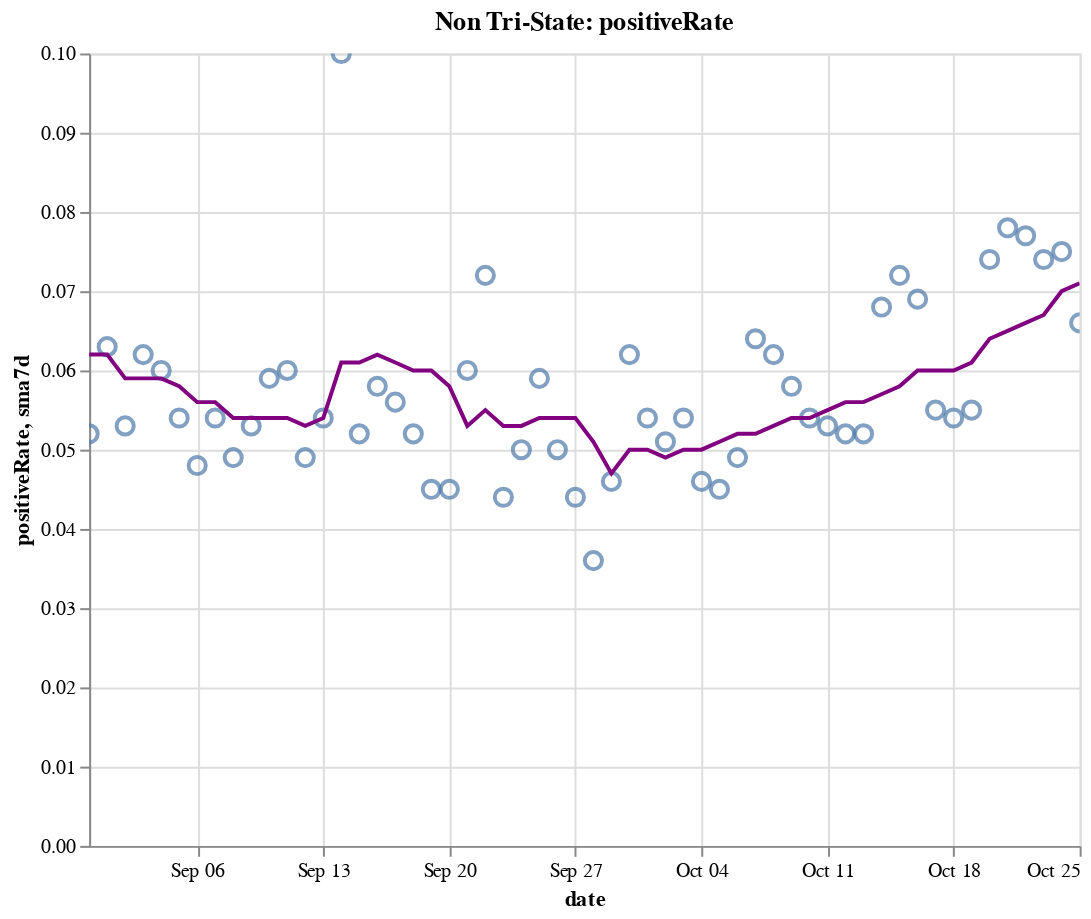

Here is the notebook cell this chart was saved with:
### Code cell
create_plot(non_tristate, 'positiveRate')

### Figure 1 — Vega-Lite specification as saved in the notebook (floating-point values rounded to 4 significant figures)
{"config": {"view": {"continuousWidth": 400, "continuousHeight": 300}}, "layer": [{"layer": [{"mark": {"type": "point", "size": 75}, "encoding": {"tooltip": [{"type": "temporal", "field": "date"}, {"type": "quantitative", "field": "positiveRate"}, {"type": "quantitative", "field": "sma7d"}], "x": {"type": "temporal", "field": "date"}, "y": {"type": "quantitative", "field": "positiveRate"}}, "selection": {"selector016": {"type": "interval", "bind": "scales", "encodings": ["x", "y"]}}}, {"mark": {"type": "line", "color": "purple"}, "encoding": {"x": {"type": "temporal", "field": "date"}, "y": {"type": "quantitative", "field": "sma7d"}}}]}, {"mark": {"type": "rule", "color": "#aaa"}, "encoding": {"x": {"type": "temporal", "field": "date"}}, "transform": [{"filter": {"selection": "selector015"}}]}, {"mark": "circle", "encoding": {"opacity": {"condition": {"value": 1, "selection": "selector015"}, "value": 0}, "tooltip": [{"type": "temporal", "field": "date"}, {"type": "quantitative", "field": "positiveRate"}, {"type": "quantitative", "field": "sma7d"}], "x": {"type": "temporal", "field": "date"}, "y": {"type": "quantitative", "field": "positiveRate"}}, "selection": {"selector015": {"type": "single", "encodings": ["x"], "on": "mouseover", "nearest": true, "empty": "none"}}}, {"mark": {"type": "text", "align": "left", "dx": 5, "dy": -5, "stroke": "white", "strokeWidth": 2}, "encoding": {"text": {"type": "quantitative", "field": "positiveRate"}, "tooltip": [{"type": "temporal", "field": "date"}, {"type": "quantitative", "field": "positiveRate"}, {"type": "quantitative", "field": "sma7d"}], "x": {"type": "temporal", "field": "date"}, "y": {"type": "quantitative", "field": "positiveRate"}}, "transform": [{"filter": {"selection": "selector015"}}]}, {"mark": {"type": "text", "align": "left", "dx": 5, "dy": -5}, "encoding": {"text": {"type": "quantitative", "field": "positiveRate"}, "tooltip": [{"type": "temporal", "field": "date"}, {"type": "quantitative", "field": "positiveRate"}, {"type": "quantitative", "field": "sma7d"}], "x": {"type": "temporal", "field": "date"}, "y": {"type": "quantitative", "field": "positiveRate"}}, "transform": [{"filter": {"selection": "selector015"}}]}], "data": {"name": "data-063ffdb75c7ba95ac5a755b8ec076e5c"}, "height": 400, "title": "Non Tri-State: positiveRate", "width": 500, "$schema": "https://vega.github.io/schema/vega-lite/v4.8.1.json", "datasets": {"data-063ffdb75c7ba95ac5a755b8ec076e5c": [{"date": "2020-08-31T00:00:00", "totalTestResultsIncrease": 576300.0, "positiveIncrease": 30020.0, "death": 129900.0, "deathIncrease": 357.0, "positiveRate": 0.052, "state": "Non Tri-State", "sma7d": 0.062}, {"date": "2020-09-01T00:00:00", "totalTestResultsIncrease": 658500.0, "positiveIncrease": 41220.0, "death": 130900.0, "deathIncrease": 1018.0, "positiveRate": 0.063, "state": "Non Tri-State", "sma7d": 0.062}, {"date": "2020-09-02T00:00:00", "totalTestResultsIncrease": 560700.0, "positiveIncrease": 29490.0, "death": 131900.0, "deathIncrease": 1015.0, "positiveRate": 0.053, "state": "Non Tri-State", "sma7d": 0.059}, {"date": "2020-09-03T00:00:00", "totalTestResultsIncrease": 698100.0, "positiveIncrease": 43350.0, "death": 133000.0, "deathIncrease": 1055.0, "positiveRate": 0.062, "state": "Non Tri-State", "sma7d": 0.059}, {"date": "2020-09-04T00:00:00", "totalTestResultsIncrease": 831700.0, "positiveIncrease": 50120.0, "death": 133900.0, "deathIncrease": 986.0, "positiveRate": 0.06, "state": "Non Tri-State", "sma7d": 0.059}, {"date": "2020-09-05T00:00:00", "totalTestResultsIncrease": 808100.0, "positiveIncrease": 43780.0, "death": 134900.0, "deathIncrease": 909.0, "positiveRate": 0.054, "state": "Non Tri-State", "sma7d": 0.058}, {"date": "2020-09-06T00:00:00", "totalTestResultsIncrease": 666900.0, "positiveIncrease": 32080.0, "death": 135300.0, "deathIncrease": 436.0, "positiveRate": 0.048, "state": "Non Tri-State", "sma7d": 0.056}, {"date": "2020-09-07T00:00:00", "totalTestResultsIncrease": 515000.0, "positiveIncrease": 27830.0, "death": 135500.0, "deathIncrease": 221.0, "positiveRate": 0.054, "state": "Non Tri-State", "sma7d": 0.056}, {"date": "2020-09-08T00:00:00", "totalTestResultsIncrease": 428800.0, "positiveIncrease": 20970.0, "death": 135900.0, "deathIncrease": 341.0, "positiveRate": 0.049, "state": "Non Tri-State", "sma7d": 0.054}, {"date": "2020-09-09T00:00:00", "totalTestResultsIncrease": 569500.0, "positiveIncrease": 30130.0, "death": 136900.0, "deathIncrease": 1073.0, "positiveRate": 0.053, "state": "Non Tri-State", "sma7d": 0.054}, {"date": "2020-09-10T00:00:00", "totalTestResultsIncrease": 614500.0, "positiveIncrease": 36180.0, "death": 138100.0, "deathIncrease": 1154.0, "positiveRate": 0.059, "state": "Non Tri-State", "sma7d": 0.054}, {"date": "2020-09-11T00:00:00", "totalTestResultsIncrease": 718600.0, "positiveIncrease": 43340.0, "death": 139100.0, "deathIncrease": 1002.0, "positiveRate": 0.06, "state": "Non Tri-State", "sma7d": 0.054}, {"date": "2020-09-12T00:00:00", "totalTestResultsIncrease": 826900.0, "positiveIncrease": 40790.0, "death": 139900.0, "deathIncrease": 804.0, "positiveRate": 0.049, "state": "Non Tri-State", "sma7d": 0.053}, {"date": "2020-09-13T00:00:00", "totalTestResultsIncrease": 620700.0, "positiveIncrease": 33430.0, "death": 140300.0, "deathIncrease": 379.0, "positiveRate": 0.054, "state": "Non Tri-State", "sma7d": 0.054}, {"date": "2020-09-14T00:00:00", "totalTestResultsIncrease": 323800.0, "positiveIncrease": 32380.0, "death": 140700.0, "deathIncrease": 391.0, "positiveRate": 0.1, "state": "Non Tri-State", "sma7d": 0.061}, {"date": "2020-09-15T00:00:00", "totalTestResultsIncrease": 653600.0, "positiveIncrease": 34110.0, "death": 141700.0, "deathIncrease": 1011.0, "positiveRate": 0.052, "state": "Non Tri-State", "sma7d": 0.061}, {"date": "2020-09-16T00:00:00", "totalTestResultsIncrease": 669100.0, "positiveIncrease": 38850.0, "death": 142900.0, "deathIncrease": 1184.0, "positiveRate": 0.058, "state": "Non Tri-State", "sma7d": 0.062}, {"date": "2020-09-17T00:00:00", "totalTestResultsIncrease": 749600.0, "positiveIncrease": 41870.0, "death": 143700.0, "deathIncrease": 856.0, "positiveRate": 0.056, "state": "Non Tri-State", "sma7d": 0.061}, {"date": "2020-09-18T00:00:00", "totalTestResultsIncrease": 889300.0, "positiveIncrease": 46070.0, "death": 144600.0, "deathIncrease": 883.0, "positiveRate": 0.052, "state": "Non Tri-State", "sma7d": 0.06}, {"date": "2020-09-19T00:00:00", "totalTestResultsIncrease": 989900.0, "positiveIncrease": 44120.0, "death": 145300.0, "deathIncrease": 735.0, "positiveRate": 0.045, "state": "Non Tri-State", "sma7d": 0.06}, {"date": "2020-09-20T00:00:00", "totalTestResultsIncrease": 772100.0, "positiveIncrease": 34980.0, "death": 145600.0, "deathIncrease": 322.0, "positiveRate": 0.045, "state": "Non Tri-State", "sma7d": 0.058}, {"date": "2020-09-21T00:00:00", "totalTestResultsIncrease": 631800.0, "positiveIncrease": 38010.0, "death": 145900.0, "deathIncrease": 281.0, "positiveRate": 0.06, "state": "Non Tri-State", "sma7d": 0.053}, {"date": "2020-09-22T00:00:00", "totalTestResultsIncrease": 672000.0, "positiveIncrease": 48120.0, "death": 146800.0, "deathIncrease": 842.0, "positiveRate": 0.072, "state": "Non Tri-State", "sma7d": 0.055}, {"date": "2020-09-23T00:00:00", "totalTestResultsIncrease": 856600.0, "positiveIncrease": 37340.0, "death": 147900.0, "deathIncrease": 1145.0, "positiveRate": 0.044, "state": "Non Tri-State", "sma7d": 0.053}, {"date": "2020-09-24T00:00:00", "totalTestResultsIncrease": 837200.0, "positiveIncrease": 42100.0, "death": 148800.0, "deathIncrease": 908.0, "positiveRate": 0.05, "state": "Non Tri-State", "sma7d": 0.053}, {"date": "2020-09-25T00:00:00", "totalTestResultsIncrease": 918900.0, "positiveIncrease": 53960.0, "death": 149700.0, "deathIncrease": 829.0, "positiveRate": 0.059, "state": "Non Tri-State", "sma7d": 0.054}, {"date": "2020-09-26T00:00:00", "totalTestResultsIncrease": 922800.0, "positiveIncrease": 46100.0, "death": 150500.0, "deathIncrease": 859.0, "positiveRate": 0.05, "state": "Non Tri-State", "sma7d": 0.054}, {"date": "2020-09-27T00:00:00", "totalTestResultsIncrease": 764200.0, "positiveIncrease": 33890.0, "death": 150800.0, "deathIncrease": 295.0, "positiveRate": 0.044, "state": "Non Tri-State", "sma7d": 0.054}, {"date": "2020-09-28T00:00:00", "totalTestResultsIncrease": 970300.0, "positiveIncrease": 34570.0, "death": 151100.0, "deathIncrease": 245.0, "positiveRate": 0.036, "state": "Non Tri-State", "sma7d": 0.051}, {"date": "2020-09-29T00:00:00", "totalTestResultsIncrease": 759100.0, "positiveIncrease": 35120.0, "death": 151800.0, "deathIncrease": 725.0, "positiveRate": 0.046, "state": "Non Tri-State", "sma7d": 0.047}, {"date": "2020-09-30T00:00:00", "totalTestResultsIncrease": 690200.0, "positiveIncrease": 42490.0, "death": 152800.0, "deathIncrease": 1040.0, "positiveRate": 0.062, "state": "Non Tri-State", "sma7d": 0.05}, {"date": "2020-10-01T00:00:00", "totalTestResultsIncrease": 812000.0, "positiveIncrease": 43510.0, "death": 153600.0, "deathIncrease": 832.0, "positiveRate": 0.054, "state": "Non Tri-State", "sma7d": 0.05}, {"date": "2020-10-02T00:00:00", "totalTestResultsIncrease": 913800.0, "positiveIncrease": 46640.0, "death": 154500.0, "deathIncrease": 822.0, "positiveRate": 0.051, "state": "Non Tri-State", "sma7d": 0.049}, {"date": "2020-10-03T00:00:00", "totalTestResultsIncrease": 898600.0, "positiveIncrease": 48690.0, "death": 155200.0, "deathIncrease": 729.0, "positiveRate": 0.054, "state": "Non Tri-State", "sma7d": 0.05}, {"date": "2020-10-04T00:00:00", "totalTestResultsIncrease": 802500.0, "positiveIncrease": 36590.0, "death": 155500.0, "deathIncrease": 348.0, "positiveRate": 0.046, "state": "Non Tri-State", "sma7d": 0.05}, {"date": "2020-10-05T00:00:00", "totalTestResultsIncrease": 796600.0, "positiveIncrease": 35870.0, "death": 155900.0, "deathIncrease": 312.0, "positiveRate": 0.045, "state": "Non Tri-State", "sma7d": 0.051}, {"date": "2020-10-06T00:00:00", "totalTestResultsIncrease": 745100.0, "positiveIncrease": 36520.0, "death": 156500.0, "deathIncrease": 612.0, "positiveRate": 0.049, "state": "Non Tri-State", "sma7d": 0.052}, {"date": "2020-10-07T00:00:00", "totalTestResultsIncrease": 761900.0, "positiveIncrease": 48610.0, "death": 157400.0, "deathIncrease": 901.0, "positiveRate": 0.064, "state": "Non Tri-State", "sma7d": 0.052}, {"date": "2020-10-08T00:00:00", "totalTestResultsIncrease": 842200.0, "positiveIncrease": 51830.0, "death": 158300.0, "deathIncrease": 963.0, "positiveRate": 0.062, "state": "Non Tri-State", "sma7d": 0.053}, {"date": "2020-10-09T00:00:00", "totalTestResultsIncrease": 934000.0, "positiveIncrease": 54310.0, "death": 159200.0, "deathIncrease": 880.0, "positiveRate": 0.058, "state": "Non Tri-State", "sma7d": 0.054}, {"date": "2020-10-10T00:00:00", "totalTestResultsIncrease": 1016000.0, "positiveIncrease": 55180.0, "death": 159900.0, "deathIncrease": 650.0, "positiveRate": 0.054, "state": "Non Tri-State", "sma7d": 0.054}, {"date": "2020-10-11T00:00:00", "totalTestResultsIncrease": 853000.0, "positiveIncrease": 45050.0, "death": 160300.0, "deathIncrease": 458.0, "positiveRate": 0.053, "state": "Non Tri-State", "sma7d": 0.055}, {"date": "2020-10-12T00:00:00", "totalTestResultsIncrease": 767900.0, "positiveIncrease": 40290.0, "death": 160600.0, "deathIncrease": 271.0, "positiveRate": 0.052, "state": "Non Tri-State", "sma7d": 0.056}, {"date": "2020-10-13T00:00:00", "totalTestResultsIncrease": 872600.0, "positiveIncrease": 45690.0, "death": 161300.0, "deathIncrease": 671.0, "positiveRate": 0.052, "state": "Non Tri-State", "sma7d": 0.056}, {"date": "2020-10-14T00:00:00", "totalTestResultsIncrease": 796700.0, "positiveIncrease": 54460.0, "death": 162100.0, "deathIncrease": 791.0, "positiveRate": 0.068, "state": "Non Tri-State", "sma7d": 0.057}, {"date": "2020-10-15T00:00:00", "totalTestResultsIncrease": 836600.0, "positiveIncrease": 60570.0, "death": 163000.0, "deathIncrease": 929.0, "positiveRate": 0.072, "state": "Non Tri-State", "sma7d": 0.058}, {"date": "2020-10-16T00:00:00", "totalTestResultsIncrease": 943000.0, "positiveIncrease": 64800.0, "death": 163800.0, "deathIncrease": 860.0, "positiveRate": 0.069, "state": "Non Tri-State", "sma7d": 0.06}, {"date": "2020-10-17T00:00:00", "totalTestResultsIncrease": 1001000.0, "positiveIncrease": 55220.0, "death": 164600.0, "deathIncrease": 769.0, "positiveRate": 0.055, "state": "Non Tri-State", "sma7d": 0.06}, {"date": "2020-10-18T00:00:00", "totalTestResultsIncrease": 850600.0, "positiveIncrease": 46260.0, "death": 165000.0, "deathIncrease": 379.0, "positiveRate": 0.054, "state": "Non Tri-State", "sma7d": 0.06}, {"date": "2020-10-19T00:00:00", "totalTestResultsIncrease": 970400.0, "positiveIncrease": 53770.0, "death": 165400.0, "deathIncrease": 426.0, "positiveRate": 0.055, "state": "Non Tri-State", "sma7d": 0.061}, {"date": "2020-10-20T00:00:00", "totalTestResultsIncrease": 786600.0, "positiveIncrease": 58040.0, "death": 166200.0, "deathIncrease": 801.0, "positiveRate": 0.074, "state": "Non Tri-State", "sma7d": 0.064}, {"date": "2020-10-21T00:00:00", "totalTestResultsIncrease": 711400.0, "positiveIncrease": 55130.0, "death": 167200.0, "deathIncrease": 991.0, "positiveRate": 0.078, "state": "Non Tri-State", "sma7d": 0.065}, {"date": "2020-10-22T00:00:00", "totalTestResultsIncrease": 938000.0, "positiveIncrease": 71960.0, "death": 168300.0, "deathIncrease": 1108.0, "positiveRate": 0.077, "state": "Non Tri-State", "sma7d": 0.066}, {"date": "2020-10-23T00:00:00", "totalTestResultsIncrease": 1075000.0, "positiveIncrease": 79650.0, "death": 169200.0, "deathIncrease": 887.0, "positiveRate": 0.074, "state": "Non Tri-State", "sma7d": 0.067}, {"date": "2020-10-24T00:00:00", "totalTestResultsIncrease": 1052000.0, "positiveIncrease": 78700.0, "death": 170100.0, "deathIncrease": 864.0, "positiveRate": 0.075, "state": "Non Tri-State", "sma7d": 0.07}, {"date": "2020-10-25T00:00:00", "totalTestResultsIncrease": 946300.0, "positiveIncrease": 62650.0, "death": 170400.0, "deathIncrease": 361.0, "positiveRate": 0.066, "state": "Non Tri-State", "sma7d": 0.071}]}}
